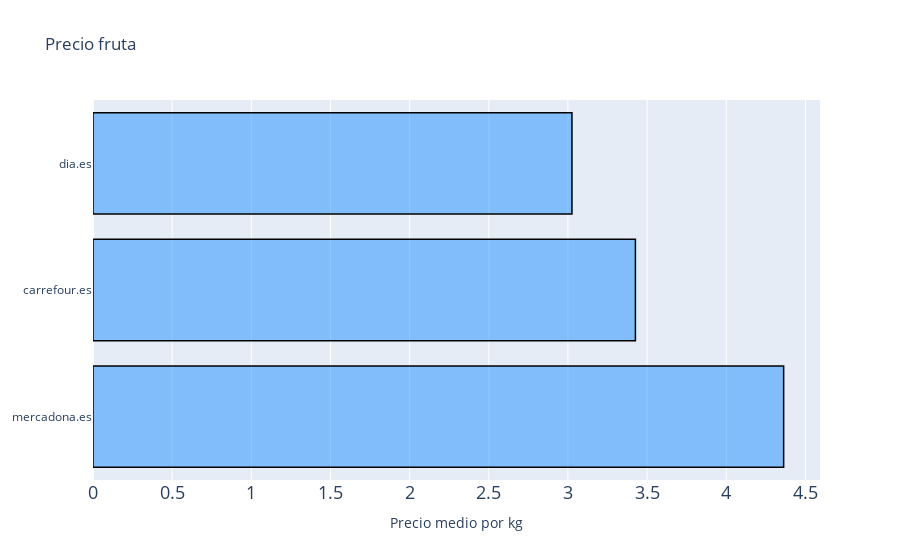

This figure's notebook cell:
### Code cell
trace1 = go.Bar(x = frut.values,
               y = frut.index ,
               name = 'Precio fruta',
               orientation = 'h',
               marker = dict(color = 'rgba(30,144,255, 0.5)',
                line = dict(color='rgb(0,0,0)', width = 1.5)))

data = [trace1]

layout = go.Layout(barmode = "group", title='Precio fruta', xaxis_title="Precio medio por kg", xaxis=dict(tickfont=dict(size=18)))

fig = go.Figure(data = data, layout = layout)

display(fig)

### Figure 1 — Plotly figure (JSON) as saved in the notebook; plotly's stock layout.template omitted (floating-point values rounded to 4 significant figures)
{"data": [{"marker": {"color": "rgba(30,144,255, 0.5)", "line": {"color": "rgb(0,0,0)", "width": 1.5}}, "name": "Precio fruta", "orientation": "h", "type": "bar", "x": [4.363, 3.426, 3.025], "y": ["mercadona.es", "carrefour.es", "dia.es"]}], "layout": {"barmode": "group", "title": {"text": "Precio fruta"}, "xaxis": {"tickfont": {"size": 18}, "title": {"text": "Precio medio por kg"}}}}
